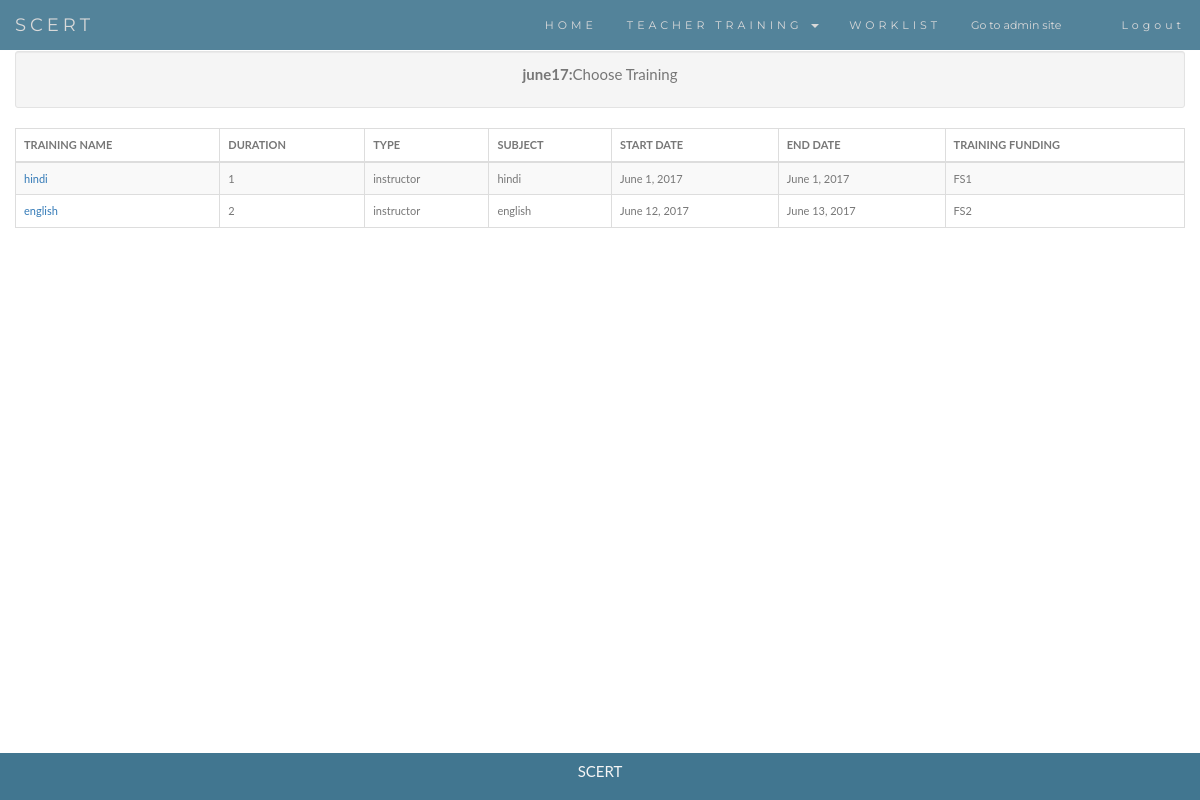
The app's page /tt/WorklistTrainings/1 with its own data.
### teachertraining/models.py (models this page shows, shortened)
class TrainingPlan(models.Model):
    name = models.CharField(max_length=200)
    start_date = models.DateField('training plan start date')
    end_date = models.DateField('training plan end date')

class TrainingPlanDetail(models.Model):
    FundingSource1 = 'FS1'
    FundingSource2 = 'FS2'
    FundingSource3 = 'FS3'
    FundingSource4 = 'FS4'
    FUNDING_SOURCE = (
        (FundingSource1, 'FundSource1'),
        (FundingSource2, 'FundSource2'),
        (FundingSource3, 'FundSource3'),
        (FundingSource4, 'FundSource4'),
    )
    traininPlanId = models.ForeignKey(TrainingPlan, on_delete=models.CASCADE)
    traingId = models.ForeignKey(Training, on_delete=models.CASCADE)
    fundingSource = models.CharField(
        max_length = 3,
        choices = FUNDING_SOURCE,
        default = FundingSource1,
    )
    start_date = models.DateField('training start date')
    end_date = models.DateField('training end date')

class Training(models.Model):
    name = models.CharField(max_length=200)
    duration = models.IntegerField()
    type_of_training = models.CharField(max_length=200)
    subject = models.CharField(max_length=200)

### teachertraining/views.py (the view)
# urls.py: url(r'^WorklistTrainings/(?P<prk>[a-zA-z0-9]*)', views.WorklistTrainings, name='WorklistTrainings'),
def WorklistTrainings(request,prk):
    print 'worklistTraining tset'
    ltpd = TrainingPlan.objects.filter(id=prk)
    for itr in ltpd:
        tpDetails = itr.trainingplandetail_set.all()
        return render(request,'AdminWorklistTraining.html',{'tpDetails':tpDetails, 'tp':itr})

### templates/AdminWorklistTraining.html
{% extends 'BaseAdminLogin.html' %}
{%block content%}
<div class="container ">
{%if tpDetails is None%}
    <div class="well well-sm" style="margin-top: px">
          <p>No Trainings available under training plan <strong>{{tp.name}}</strong></p>
    </div>
{%else%}
    <div class="well well-sm text-center" style="margin-top: 11px">
          <p><strong>{{tp.name}}:</strong>Choose Training</p>
    </div>
  <table class="table table-striped table-bordered table-hover">
      <thead>
      <tr>
        <th>TRAINING NAME</th>
        <th>DURATION</th>
        <th>TYPE</th>
        <th>SUBJECT</th>
        <th>START DATE</th>
        <th>END DATE</th>
        <th>TRAINING FUNDING</th>
      </tr>
    </thead>
      <tbody>
{%for te in tpDetails%}
      <tr>
        <td><a href="/tt/WorklistTrainingDetail/{{te.id}}">{{te.traingId.name}}</a></td>
        <td>{{te.traingId.duration}}</td>
        <td>{{te.traingId.type_of_training}}</td>
        <td>{{te.traingId.subject}}</td>
        <td>{{te.start_date}}</td>
        <td>{{te.end_date}}</td>
        <td>{{te.fundingSource}}</td>
      </tr>
    {%endfor%}
    </tbody>
{%endif%}
</table>
</div>
{%endblock%}

### templates/BaseAdminLogin.html (shortened to what this page needs)
{% load staticfiles %}
<!DOCTYPE html>
<html lang="en">
<head>
  <link rel="stylesheet" href="https://maxcdn.bootstrapcdn.com/bootstrap/3.3.7/css/bootstrap.min.css">
  <link rel="stylesheet" href="https://cdn.datatables.net/1.10.15/css/jquery.dataTables.min.css">
  <link rel="stylesheet" href="https://cdn.datatables.net/select/1.2.2/css/select.dataTables.min.css">
</head>
<body id="myPage" data-spy="scroll" data-target=".navbar" data-offset="50">
<nav class="navbar navbar-default navbar-fixed-top">
  <div class="container-fluid">
    <div class="navbar-header">
      <a class="navbar-brand" href="/tt/home">SCERT</a>
    </div>
    <div class="collapse navbar-collapse" id="myNavbar">
      <ul class="nav navbar-nav navbar-right">
        <li><a href="/tt/home">HOME</a></li>
        <li class="dropdown">
          <a class="dropdown-toggle" data-toggle="dropdown" href="#">TEACHER TRAINING
          <span class="caret"></span></a>
        </li>
        <li><a href="/tt/Worklist">WORKLIST</a></li>
        <li style="letter-spacing: 0px"><a href="/admin">Go to admin site</a></li>
        <li><a href="#tour">{{user.username}}</a></li>
        <li><a href="/tt/Logout">Logout</a></li>
      </ul>
    </div>
  </div>
</nav>
{%block content%}{%endblock%}
<footer class="text-center">
  <p>SCERT</p>
</footer>
</body>
</html>

### templates/BaseAdminLogin.html (style rules this page uses)
body { font: 400 15px/1.8 Lato, sans-serif; color: #777; }
table { font-size: 11px; }
.container { padding: 40px 0px; }
.navbar { font-family: Montserrat, sans-serif; margin-bottom: 0; background-color: #417690; border: 0; font-size: 11px !important; letter-spacing: 4px; opacity: 0.9; }
.navbar li a, .navbar .navbar-brand { color: #d5d5d5 !important; }
footer { position: fixed; bottom: 0; width: 100%; background-color: #417690; color: #f5f5f5; padding: 5px; margin-bottom: 0px; }

### records on screen
TrainingPlan: name "june17"
TrainingPlanDetail: traingId.name "hindi", traingId.duration "1", traingId.type_of_training "instructor", traingId.subject "hindi", start_date "June 1, 2017", end_date "June 1, 2017", fundingSource "FS1"
TrainingPlanDetail: traingId.name "english", traingId.duration "2", traingId.type_of_training "instructor", traingId.subject "english", start_date "June 12, 2017", end_date "June 13, 2017", fundingSource "FS2"
